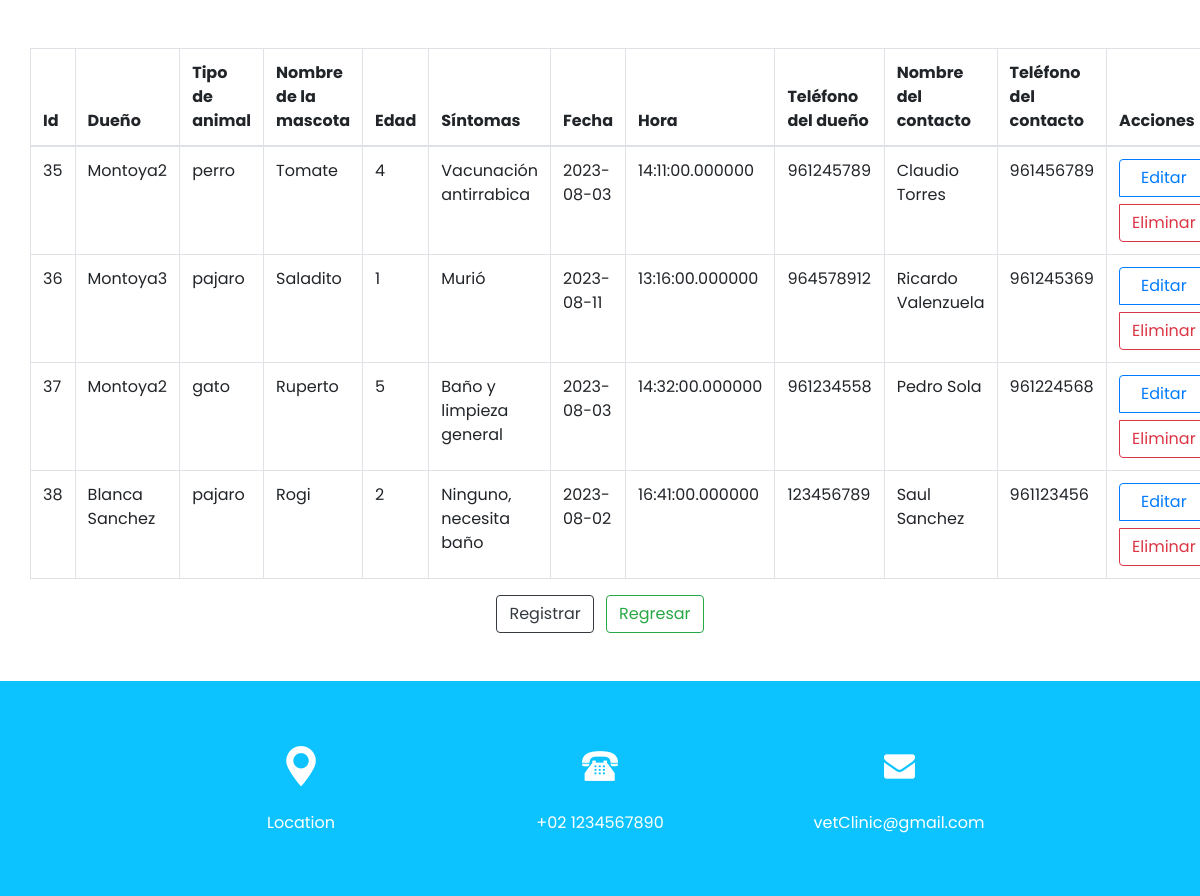
The page /indexAdmin.php on the database its author committed.
### tables this page shows
CREATE TABLE `alumnos` (
  `id` int(11) NOT NULL,
  `dueño` varchar(50) NOT NULL,
  `tipo_animal` varchar(50) NOT NULL,
  `nombre` varchar(50) NOT NULL,
  `edad` int(10) NOT NULL,
  `sintomas` varchar(50) NOT NULL,
  `fecha` date DEFAULT NULL,
  `hora` time(6) NOT NULL,
  `telefono_dueño` int(10) NOT NULL,
  `nombre_contacto` varchar(50) NOT NULL,
  `telefono_contacto` int(10) NOT NULL
);

### indexAdmin.php (the view, shortened to what this page needs)
<!DOCTYPE html>
<html lang="en">
<head>
    <link href="https://cdn.jsdelivr.net/npm/bootstrap@5.1.3/dist/css/bootstrap.min.css" rel="stylesheet">
    <link rel="stylesheet" type="text/css"
      href="https://cdnjs.cloudflare.com/ajax/libs/OwlCarousel2/2.1.3/assets/owl.carousel.min.css" />
    <link rel="stylesheet" type="text/css" href="css/bootstrap.css" />
    <link href="css/style.css" rel="stylesheet" />
    <link href="css/responsive.css" rel="stylesheet" />
</head>
<body>
<?php
require_once('conexion.php');
$con = mysqli_connect($hostname_escuela2, $username_escuela2, $password_escuela2, $database_escuela2);
?>
<div class="container mt-5">
        <table class="table table-bordered">
            <thead>
                <tr>
                    <th>Id</th>
                    <th>Dueño</th>
                    <th>Tipo de animal</th>
                    <th>Nombre de la mascota</th>
                    <th>Edad</th>
                    <th>Síntomas</th>
                    <th>Fecha</th>
                    <th>Hora</th>
                    <th>Teléfono del dueño</th>
                    <th>Nombre del contacto</th>
                    <th>Teléfono del contacto</th>
                    <th>Acciones</th>
                </tr>
            </thead>
            <tbody>
                <?php
                $query = "SELECT * FROM alumnos";
                $result = mysqli_query($con, $query);
                while ($row = mysqli_fetch_array($result)) {
                    ?>
                    <tr>
                        <td><?php echo $row['id']; ?></td>
                        <td><?php echo $row['dueño']; ?></td>
                        <td><?php echo $row['tipo_animal']; ?></td>
                        <td><?php echo $row['nombre']; ?></td>
                        <td><?php echo $row['edad']; ?></td>
                        <td><?php echo $row['sintomas']; ?></td>
                        <td><?php echo $row['fecha']; ?></td>
                        <td><?php echo $row['hora']; ?></td>
                        <td><?php echo $row['telefono_dueño']; ?></td>
                        <td><?php echo $row['nombre_contacto']; ?></td>
                        <td><?php echo $row['telefono_contacto']; ?></td>
                        <td>
  <div class="btn-group-vertical btn-block" role="group">
    <a href="editar.php?id=<?php echo $row['id'];?>" class="btn btn-outline-primary mb-2">Editar</a>
    <a href="eliminar.php?id=<?php echo $row['id'];?>" class="btn btn-outline-danger">Eliminar</a>
  </div>
</td>
                    </tr>
                    <?php
                }
                ?>
            </tbody>
        </table>
    </div>
<div class="container">
  <div class="row">
    <div class="col text-center">
    <a href="insertar.php" class="btn btn-outline-dark">Registrar</a>
      <a href="index.php" class="btn btn-outline-success ml-2">Regresar</a>
    </div>
  </div>
</div>
<br>
<br>
<section class="info_section layout_padding2">
    <div class="container">
      <div class="info_items">
        <a href="">
          <div class="item ">
            <div class="img-box box-1">
            </div>
            <div class="detail-box">
              <p>
                Location
              </p>
            </div>
          </div>
        </a>
        <a href="">
          <div class="item ">
            <div class="img-box box-2">
            </div>
            <div class="detail-box">
              <p>
                +02 1234567890
              </p>
            </div>
          </div>
        </a>
        <a href="">
          <div class="item ">
            <div class="img-box box-3">
            </div>
            <div class="detail-box">
              <p>
                vetClinic@gmail.com
              </p>
            </div>
          </div>
        </a>
      </div>
    </div>
  </section>
</body>
</html>

### css/style.css (style rules this page uses)
body { font-family: "Poppins", sans-serif; color: #0c0c0c; background-color: #ffffff; }
.layout_padding2 { padding: 45px 0; }
a, a:hover, a:focus { text-decoration: none; }
.btn, .btn:focus { outline: none !important; -webkit-box-shadow: none; box-shadow: none; }
.info_section { background-color: #0dc3ff; }
.info_items { width: 70%; margin: 0 auto; display: -webkit-box; display: -ms-flexbox; display: flex; -webkit-box-pack: justify; -ms-flex-pack: justify; justify-content: space-between; }
.info_items .item { width: 200px; display: -webkit-box; display: -ms-flexbox; display: flex; -webkit-box-orient: vertical; -webkit-box-direction: normal; -ms-flex-direction: column; flex-direction: column; -webkit-box-align: center; -ms-flex-align: center; align-items: center; text-align: center; }
.info_items .item .img-box { width: 80px; height: 80px; border-radius: 100%; background-repeat: no-repeat; background-position: center; }
.info_items .item .detail-box { margin-top: 5px; color: #fff; }
.info_items { position: relative; }
.info_items a { position: relative; }
.info_items .item .img-box.box-1 { background-image: url(../images/location-white.png); }
.info_items .item .img-box.box-2 { background-image: url(../images/telephone-white.png); }
.info_items .item .img-box.box-3 { background-image: url(../images/envelope-white.png); }

### css/responsive.css (style rules this page uses)
@media (min-width: 1200px) { .container { max-width: 1170px; } }

### rows shown on the page
alumnos: id "35", dueño "Montoya2", tipo_animal "perro", nombre "Tomate", edad "4", sintomas "Vacunación antirrabica", fecha "2023-08-03", hora "14:11:00.000000", telefono_dueño "961245789", nombre_contacto "Claudio Torres", telefono_contacto "961456789"
alumnos: id "36", dueño "Montoya3", tipo_animal "pajaro", nombre "Saladito", edad "1", sintomas "Murió", fecha "2023-08-11", hora "13:16:00.000000", telefono_dueño "964578912", nombre_contacto "Ricardo Valenzuela", telefono_contacto "961245369"
alumnos: id "37", dueño "Montoya2", tipo_animal "gato", nombre "Ruperto", edad "5", sintomas "Baño y limpieza general", fecha "2023-08-03", hora "14:32:00.000000", telefono_dueño "961234558", nombre_contacto "Pedro Sola", telefono_contacto "961224568"
alumnos: id "38", dueño "Blanca Sanchez", tipo_animal "pajaro", nombre "Rogi", edad "2", sintomas "Ninguno, necesita baño", fecha "2023-08-02", hora "16:41:00.000000", telefono_dueño "123456789", nombre_contacto "Saul Sanchez", telefono_contacto "961123456"
